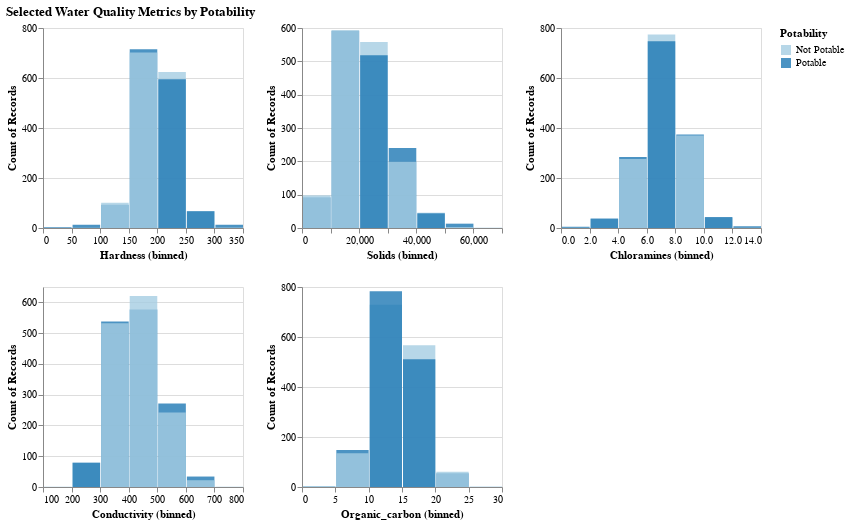

Notebook cell for this chart:
### Markdown cell above
#### The Relevant Visualizations of the dataset for exploratory data analysis

### Code cell
# Unstacked histogram of the dataset
metric_hists = alt.Chart(water_train).mark_bar(opacity = .8).encode(
    alt.X(alt.repeat("repeat"), type='quantitative', bin=True),
    alt.Y("count()", type='quantitative', stack=False),
    color=alt.Color("Potability", scale=alt.Scale(scheme = 'paired'))
).properties(
    width=200,
    height=200
).repeat(
    repeat=['Hardness', 'Solids', 
             'Chloramines', 'Conductivity', 'Organic_carbon'],
    columns=3
).properties(title="Selected Water Quality Metrics by Potability")

metric_hists

### Figure 1 — Vega-Lite specification as saved in the notebook (floating-point values rounded to 4 significant figures; data arrays with more than 128 entries replaced by an {"elided": "..."} marker saying what was removed)
{"config": {"view": {"continuousWidth": 400, "continuousHeight": 300}}, "repeat": ["Hardness", "Solids", "Chloramines", "Conductivity", "Organic_carbon"], "spec": {"data": {"name": "data-46a82fea8e77ce77d085f2b8d2438bae"}, "mark": {"type": "bar", "opacity": 0.8}, "encoding": {"color": {"field": "Potability", "scale": {"scheme": "paired"}, "type": "nominal"}, "x": {"bin": true, "field": {"repeat": "repeat"}, "type": "quantitative"}, "y": {"aggregate": "count", "stack": false, "type": "quantitative"}}, "height": 200, "width": 200}, "columns": 3, "title": "Selected Water Quality Metrics by Potability", "$schema": "https://vega.github.io/schema/vega-lite/v4.17.0.json", "datasets": {"data-46a82fea8e77ce77d085f2b8d2438bae": {"elided": "2997 records"}}}
